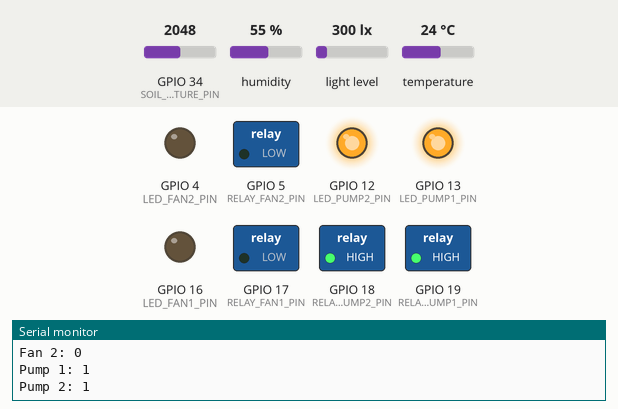
Recording of a sketch running on a simulated ESP32. On the bench: switched loads named in the sketch (green lamp = pin HIGH), output pins drawn as LEDs (lit = HIGH), the last lines printed to the serial monitor. The test bench sets the inputs (shaded band); at power-on: humidity 55 %, temperature 24 °C, GPIO 34 (SOIL_MOISTURE_PIN) = 2048, light level 300 lx. WiFi joins after 1.5 s; servers stay silent unless stated; uploads are accepted with an empty reply; not simulated (calls return 0 or success): env.h.

Above: at 3.2 s.
3.3 s: humidity set to 68 %
5.2 s: humidity set to 71 %
At 6.3 s:
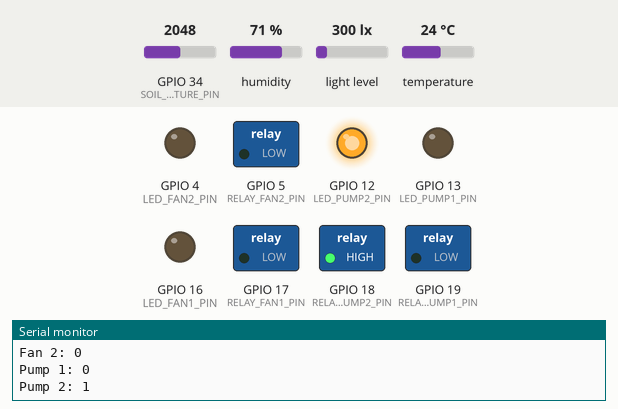
7.5 s: temperature set to 24.5 °C
At 9.2 s:
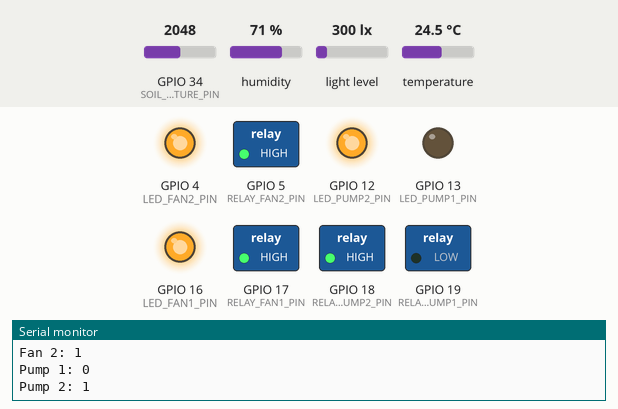
9.5 s: GPIO 34 (SOIL_MOISTURE_PIN) set to 1109
11.0 s: GPIO 34 (SOIL_MOISTURE_PIN) set to 1013
At 12.3 s:
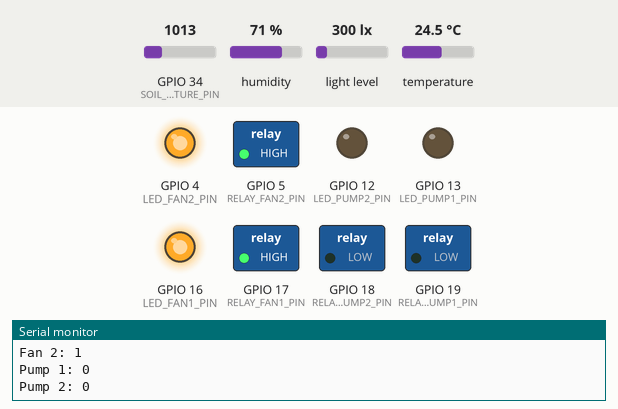
12.6 s: humidity set to 22 %
At 14.8 s:
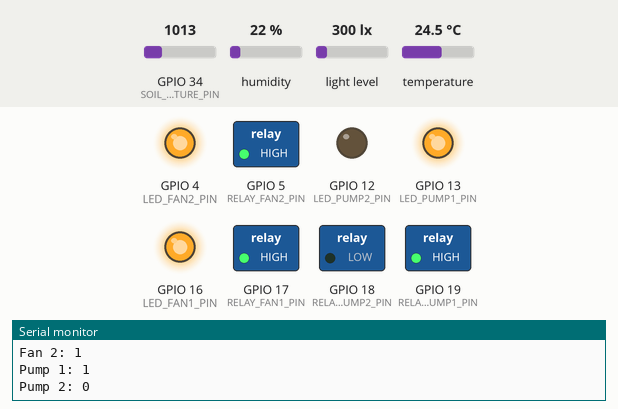
Timing chart, 0 to 16.3 s (numbered marks = the images above; inputs shaded):
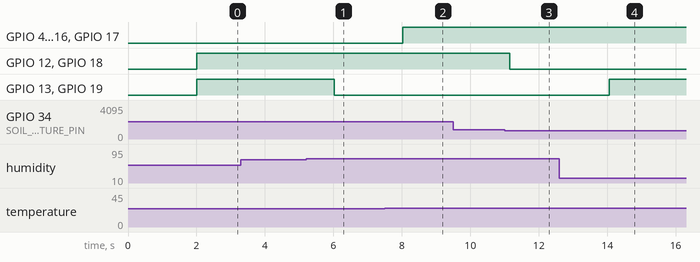

The sketch:

greenhouse_esp32.ino
```cpp
#include <WiFi.h>
#include <WiFiClient.h>
#include <HTTPClient.h>
#include <Wire.h>
#include <DHT.h>
#include <BH1750.h>
#include <ArduinoJson.h>
#include "env.h"

#define DHTPIN 33
#define DHTTYPE DHT22
#define SOIL_MOISTURE_PIN 34
#define RELAY_FAN1_PIN 17
#define RELAY_FAN2_PIN 5
#define RELAY_PUMP1_PIN 19
#define RELAY_PUMP2_PIN 18
#define LED_FAN1_PIN 16
#define LED_FAN2_PIN 4
#define LED_PUMP1_PIN 13
#define LED_PUMP2_PIN 12

DHT dht(DHTPIN, DHTTYPE);
BH1750 lightMeter;

#define Temp 24
#define Hum_Air 70
#define Soil 74

unsigned long lastTime = 0;
unsigned long timerDelay = 1000;

bool fan1_status;
bool fan2_status;
bool pump1_status;
bool pump2_status;

void setup() {
  Serial.begin(115200);
  WiFi.begin(WIFI_SSID, WIFI_PASSWORD);

  while (WiFi.status() != WL_CONNECTED) {
    delay(1000);
    Serial.println("Connecting to WiFi...");
  }

  Serial.println("");
  Serial.print("Connected to WiFi network with IP Address: ");
  Serial.println(WiFi.localIP());

  Wire.begin();
  dht.begin();
  lightMeter.begin();
  pinMode(DHTPIN, INPUT);
  pinMode(SOIL_MOISTURE_PIN, INPUT);
  pinMode(RELAY_FAN1_PIN, OUTPUT);
  pinMode(RELAY_FAN2_PIN, OUTPUT);
  pinMode(RELAY_PUMP1_PIN, OUTPUT);
  pinMode(RELAY_PUMP2_PIN, OUTPUT);
  pinMode(LED_FAN1_PIN, OUTPUT);
  pinMode(LED_FAN2_PIN, OUTPUT);
  pinMode(LED_PUMP1_PIN, OUTPUT);
  pinMode(LED_PUMP2_PIN, OUTPUT);
}

void loop() {
  double air_humidity = dht.readHumidity();
  double temperature = dht.readTemperature();
  double light_intensity = lightMeter.readLightLevel();
  double read_soil_moist = analogRead(SOIL_MOISTURE_PIN);
  double soil_moisture = (100-(read_soil_moist/4095.00)*100);

  if (isnan(temperature)|| isnan(air_humidity)){
    Serial.println("Failed to read from DHT sensor!");
    return;
  }

  if (temperature > Temp){
    digitalWrite(RELAY_FAN1_PIN, HIGH); fan1_status = true;
    digitalWrite(RELAY_FAN2_PIN, HIGH); fan2_status = true;
    digitalWrite(LED_FAN1_PIN, HIGH);
    digitalWrite(LED_FAN2_PIN, HIGH);
  } else {
    digitalWrite(RELAY_FAN1_PIN, LOW); fan1_status = false;
    digitalWrite(RELAY_FAN2_PIN, LOW); fan2_status = false;
    digitalWrite(LED_FAN1_PIN, LOW);
    digitalWrite(LED_FAN2_PIN, LOW);
  }

  if (air_humidity < Hum_Air){
    digitalWrite(RELAY_PUMP1_PIN, HIGH); pump1_status = true;
    digitalWrite(LED_PUMP1_PIN, HIGH);
  } else {
    digitalWrite(RELAY_PUMP1_PIN, LOW); pump1_status = false;
    digitalWrite(LED_PUMP1_PIN, LOW);
  }

  if (soil_moisture < Soil){
    digitalWrite(RELAY_PUMP2_PIN, HIGH); pump2_status = true;
    digitalWrite(LED_PUMP2_PIN, HIGH);
  }  else {
    digitalWrite(RELAY_PUMP2_PIN, LOW); pump2_status = false;
    digitalWrite(LED_PUMP2_PIN, LOW);
  }

  if ((millis() - lastTime) > timerDelay) {
    if (WiFi.status() == WL_CONNECTED) {
      HTTPClient http;

      http.begin(SERVER_NAME);
      http.addHeader("Content-Type", "application/json");

      StaticJsonDocument<200> doc;

      doc["temperature"] = round2(temperature);
      doc["air_humidity"] = round2(air_humidity);
      doc["soil_moisture"] = round2(soil_moisture);
      doc["light_intensity"] = round2(light_intensity);
      doc["fan1_status"] = fan1_status;
      doc["fan2_status"] = fan2_status;
      doc["pump1_status"] = pump1_status;
      doc["pump2_status"] = pump2_status;

      String requestBody;
      serializeJson(doc, requestBody);

      int httpResponseCode = http.POST(requestBody);
      Serial.println("\n" + requestBody + "\n");

      if(httpResponseCode > 0) {
        String response = http.getString();

        Serial.print("code: ");
        Serial.println(httpResponseCode);
        Serial.println(response + "\n");
      } else {
        Serial.printf("Error occured while sending HTTP POST: %s\n", http.errorToString(httpResponseCode).c_str());
      }
    }
  }

  Serial.print("Temperature: ");
  Serial.print(temperature);
  Serial.println(" °C");
  Serial.print("Humidity: ");
  Serial.print(air_humidity);
  Serial.println("%");

  Serial.print("Soil Moisture: ");
  Serial.print(soil_moisture);
  Serial.println("%");

  Serial.print("Light Intensity: ");
  Serial.print(light_intensity);
  Serial.println(" lux");

  Serial.print("Fan 1: ");
  Serial.println(fan1_status);

  Serial.print("Fan 2: ");
  Serial.println(fan2_status);

  Serial.print("Pump 1: ");
  Serial.println(pump1_status);

  Serial.print("Pump 2: ");
  Serial.println(pump2_status);
}

double round2(double value) {
  return (int)(value * 100 + 0.5)/100.00;
}
```

Measured:
- the behaviour switches between 69 and 70 % on humidity (found by bisection; images 0 and 1)
- the behaviour switches between 24 and 24.1 °C on temperature (found by bisection; images 1 and 2)
- the behaviour switches between 1065 and 1064 on GPIO 34 (SOIL_MOISTURE_PIN) (found by bisection; images 2 and 3)
- after the input at 5.2 s, GPIO 13 (LED_PUMP1_PIN), GPIO 19 (RELAY_PUMP1_PIN): HIGH → LOW after 0.82 s
- after the input at 7.5 s, GPIO 4 (LED_FAN2_PIN), GPIO 5 (RELAY_FAN2_PIN), GPIO 16 (LED_FAN1_PIN), GPIO 17 (RELAY_FAN1_PIN): LOW → HIGH after 0.53 s
- after the input at 11.0 s, GPIO 12 (LED_PUMP2_PIN), GPIO 18 (RELAY_PUMP2_PIN): HIGH → LOW after 0.15 s
- after the input at 12.6 s, GPIO 13 (LED_PUMP1_PIN), GPIO 19 (RELAY_PUMP1_PIN): LOW → HIGH after 1.5 s
